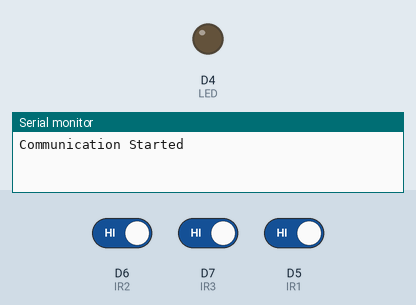
Simulated run of this sketch. Board: ESP8266 (NodeMCU). Shown: output pins drawn as LEDs (lit = HIGH), the last lines printed to the serial monitor. Dashed ring = blinking. The inputs (shaded band) are chosen by the test bench; at power-on: D6 (IR2) HIGH, D7 (IR3) HIGH, D5 (IR1) HIGH. WiFi joins after 1.5 s; servers stay silent unless stated; uploads are accepted with an empty reply.

Above: at 0.1 s.
3.8 s: D6 (IR2) driven LOW
At 5.7 s:
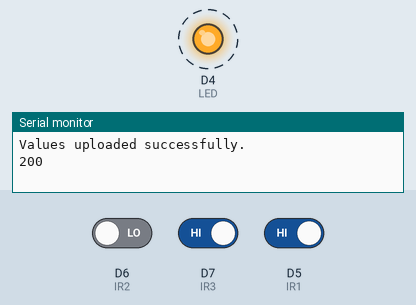
Timing chart, 0 to 15.6 s (numbered marks = the images above; inputs shaded):
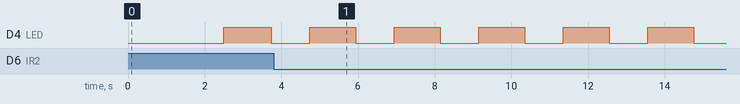

The sketch:

IotCarParkingNodeMCU.ino
```cpp
/*
Project Name: IOT based smart vahicle parking system

Mirzana Jannat Piya
Roll 1704018

*/


#include <ESP8266WiFi.h>
#include <ESP8266HTTPClient.h>
#include <WiFiClient.h>


#define HOST "iotcarparking1704018.000webhostapp.com"         //HOST URL without "http:// "  and "/" at the end of URL


#define WIFI_SSID "V2026"                                     // WIFI SSID here
#define WIFI_PASSWORD "12345678"                              // WIFI password here


//************** Pin Variables**************

//IR Sensors on PARKING SLOT

int IR1=D5;
int IR2=D6;
int IR3=D7;

int LED=D4;


//**************Global Variables***************


int slotStatus1=1,slotStatus2=1,slotStatus3=1;            // variables to store parking slots status


int i;

// Declare global variables which will be uploaded to server
String sendval, sendval2, sendval3, postData;


void setup() {

  pinMode (LED, OUTPUT);


Serial.begin(115200);
Serial.println("Communication Started \n\n");
delay(1000);


WiFi.mode(WIFI_STA);
WiFi.begin(WIFI_SSID, WIFI_PASSWORD);             //try to connect with wifi
Serial.print("Connecting to ");


Serial.print(WIFI_SSID);

while (WiFi.status() != WL_CONNECTED)
{ Serial.print(".");

    delay(500); }

digitalWrite(LED, HIGH);

Serial.println();
Serial.print("Connected to ");
Serial.println(WIFI_SSID);
Serial.print("IP Address is : ");
Serial.println(WiFi.localIP());                   //print local IP address to serial monitor

delay(30);

// Declaring Pin type as INPUT

  pinMode (IR1, INPUT);
  pinMode (IR2, INPUT);
  pinMode (IR3, INPUT);
}


void loop() {


WiFiClient client;
HTTPClient http;                // http object of class HTTPClient


// *********Checking Parkig Slot Status**********

  CheckSlotStatus();


//************ POST data to Server*******************

// Convert integer variables to string

sendval = String(slotStatus1+1);
sendval2 = String(slotStatus2+1);
sendval3 = String(slotStatus3+1);


//Creating POST request url
// We can post values to PHP files as  example.com/dbwrite.php?name1=val1&name2=val2&name3=val3
postData = "sendval=" + sendval + "&sendval2=" + sendval2+ "&sendval3=" + sendval3;


// Update Host URL here:-
http.begin(client,"http://iotcarparking1704018.000webhostapp.com/dbwritephp.php");              // Connect to host where MySQL databse is hosted
http.addHeader("Content-Type", "application/x-www-form-urlencoded");                            //Specify content-type header


int httpCode = http.POST(postData);
Serial.print(postData);  // Send POST request to php file and store server response code in variable named httpCode
Serial.println("Values are, sendval = " + sendval + "sendval2 = "+sendval2+ "sendval3 = "+sendval3 );


// if connection eatablished then do this
if (httpCode == 200) { Serial.println("Values uploaded successfully.");
  Serial.println(httpCode);
  String webpage = http.getString();    // Get html webpage output and store it in a string
  Serial.println(webpage + "\n");
}


// if failed to connect then return and restart
else {
  Serial.println(httpCode);
  Serial.println("Failed to upload values. \n");
  http.end();
  return; }


delay(1000);
digitalWrite(LED_BUILTIN, LOW);
delay(1000);
digitalWrite(LED_BUILTIN, HIGH);


http.end();


}


//*********************** User Defined Functions ***********************


void CheckSlotStatus(){
  if(digitalRead(IR1)==0){
        Serial.println("Parking Slot 1-> BOOK");
        slotStatus1=1;

}
else {
        Serial.println("Parking Slot 1-> FREE");
        slotStatus1=0;
}

if(digitalRead(IR2)==0){
        Serial.println("Parking Slot 2-> BOOK");
        slotStatus2=1;

}
else {
        Serial.println("Parking Slot 2-> FREE");
        slotStatus2=0;
}

if(digitalRead(IR3)==0){
        Serial.println("Parking Slot 3-> BOOK");
        slotStatus3=1;
}
else {
        Serial.println("Parking Slot 3-> FREE");
        slotStatus3=0;
}

}
```

Measured:
- by itself, D4 (LED): alternates HIGH for 1.2 s and LOW for 1.0 s
